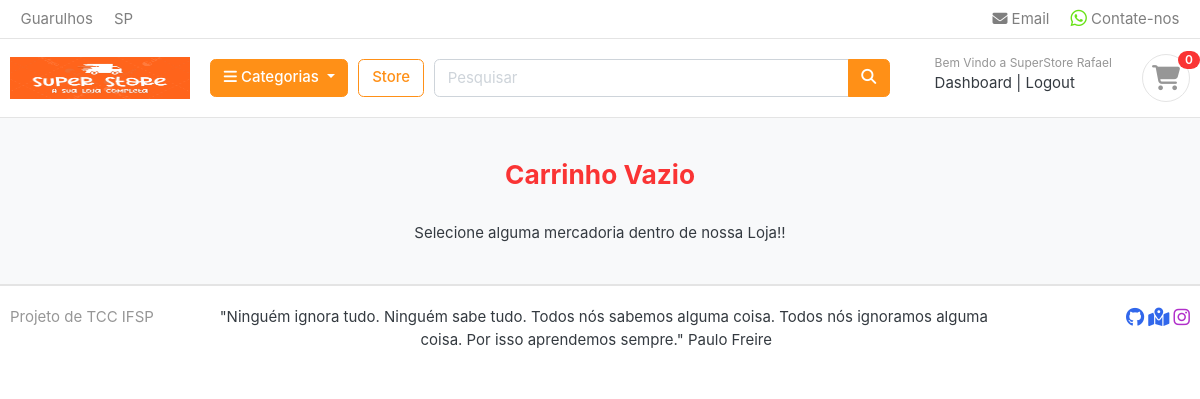
Before: /cart/ (signed in) with the older database file.
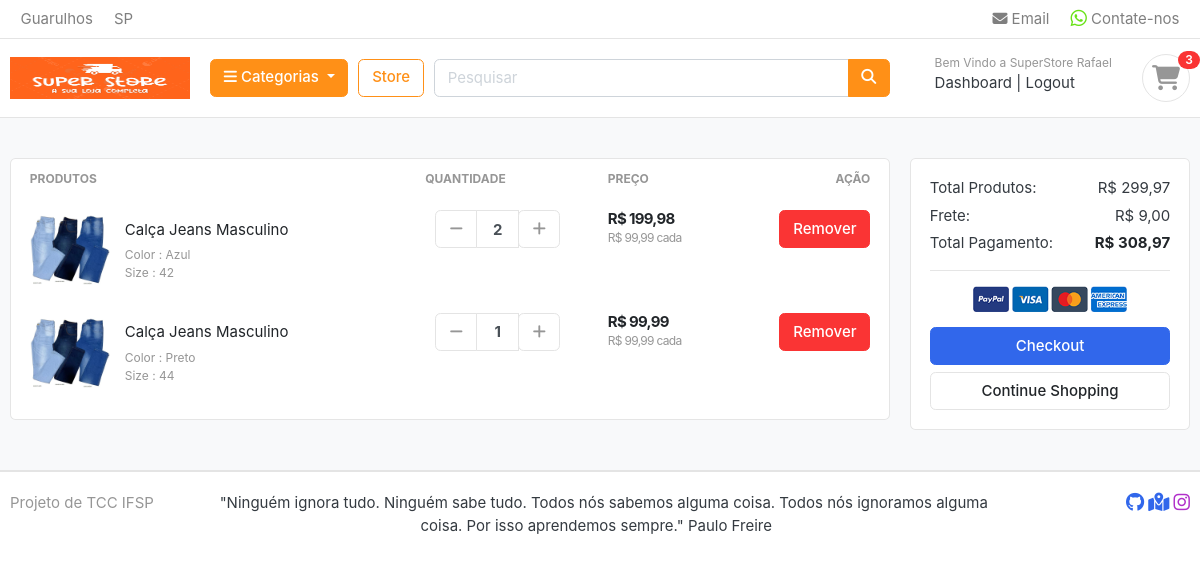
After: the same page with the newer database file.
### accounts/models.py (models this page shows, shortened)
class Account(AbstractBaseUser):
    primeiro_nome  = models.CharField(max_length=50)
    ultimo_nome = models.CharField(max_length=50)
    username = models.CharField(max_length=50, unique=True)
    email = models.EmailField(max_length=100, unique=True)
    telefone = models.CharField(max_length=20)
    data_de_entrada = models.DateTimeField(auto_now_add=True)
    ultimo_login = models.DateTimeField(auto_now_add=True)
    is_admin =  models.BooleanField(default=False)
    is_staff =  models.BooleanField(default=False)
    is_active = models.BooleanField(default=False)
    is_superadmin = models.BooleanField(default=False)
    USERNAME_FIELD = 'email'
    REQUIRED_FIELDS = ['username', 'primeiro_nome', 'ultimo_nome',]
    objects = MyAccountManager()

### carts/models.py (models this page shows, shortened)
class CartItem(models.Model):
    user = models.ForeignKey(Account, on_delete=models.CASCADE, null=True)
    produto = models.ForeignKey(Produto, on_delete=models.CASCADE)
    variations = models.ManyToManyField(Variation, blank=True)
    cart = models.ForeignKey(Cart, on_delete=models.CASCADE, null=True)
    quantidade = models.IntegerField()
    is_active = models.BooleanField(default=True)
    def sub_total(self):
        return self.produto.preco * self.quantidade

### store/models.py (models this page shows, shortened)
class Produto(models.Model):
    produto_nome = models.CharField(max_length=200, unique=True)
    slug = models.SlugField(max_length=200, unique=True)
    descricao = models.TextField(max_length=800, blank=True)
    preco = models.FloatField()
    foto = models.ImageField(upload_to='photos/produtos')
    estoque = models.IntegerField()
    avaliavel = models.BooleanField(default=True)
    categoria = models.ForeignKey(Categoria, on_delete=models.CASCADE)
    criado_date = models.DateTimeField(auto_now_add=True)
    modificado_date = models.DateTimeField(auto_now_add=True)
    class Meta:
        verbose_name = 'produto'
        verbose_name_plural  ='produtos'
    def get_url(self):
        return reverse('product_detail', args=[self.categoria.slug, self.slug])

class Variation(models.Model):
    produto = models.ForeignKey(Produto, on_delete=models.CASCADE)
    variation_categoria = models.CharField(max_length=100, choices=variation_categoria_choice)
    variation_valor = models.CharField(max_length=100)
    is_active = models.BooleanField(default=True)
    created_date = models.DateTimeField(auto_now=True)
    objects = VariationManager()

### carts/views.py (the view)
# urls.py: path('cart/', include('carts.urls')),
def cart(request, total=0, quantidade=0, cart_items=None):
    try:
        taxa = 0
        grand_total = 0
        if request.user.is_authenticated:
            cart_items = CartItem.objects.filter(user=request.user, is_active=True)
        else:
            cart = Cart.objects.get(cart_id=_cart_id(request))
            cart_items = CartItem.objects.filter(cart=cart, is_active=True)
        for cart_item in cart_items:
            quantidade += cart_item.quantidade
            total += cart_item.produto.preco * cart_item.quantidade
        if total < 500:
            taxa = (3 * total) / 100
        else:
            taxa = (2 * total) / 100
        grand_total = total + taxa
    except ObjectDoesNotExist:
        pass
    context = {
        "total": total,
        "quantidade": quantidade,
        "cart_items": cart_items,
        "taxa": taxa,
        "grand_total": grand_total,
    }
    return render(request, "store/cart.html", context)

### templates/store/cart.html (shortened to what this page needs)
{% extends 'base.html' %}
{% load static %}
{% block content %}
<section class="section-content padding-y bg">
    <div class="container">
        {% if not cart_items %}
        <h3 class="text-danger text-center"> Carrinho Vazio </h3>
        <br>
        <p class="text-lg-center"> Selecione alguma mercadoria dentro de nossa Loja!!</p>
        {% else %}
        <div class="row">
            <aside class="col-lg-9">
                <div class="card">
                    <table class="table table-borderless table-shopping-cart">
                        <thead class="text-muted">
                            <tr class="small text-uppercase">
                                <th scope="col">Produtos</th>
                                <th scope="col" width="120">Quantidade</th>
                                <th scope="col" width="120">Preço</th>
                                <th scope="col" class="text-right" width="180"> Ação </th>
                            </tr>
                        </thead>
                        <tbody>
                            {% for cart_item in cart_items %}
                            <tr>
                                <td>
                                    <figure class="itemside align-items-center">
                                        <div class="aside"><img src="{{ cart_item.produto.foto.url }}" class="img-sm">
                                        </div>
                                        <figcaption class="info">
                                            <a href="{{ cart_item.produto.get_url }}"
                                                class="title text-dark">{{ cart_item.produto.produto_nome }}</a>
                                            <p class="text-muted small">
                                                {% if cart_item.variations.all %}
                                                {% for item in cart_item.variations.all %}
                                                {{item.variation_categoria | capfirst}} :
                                                {{item.variation_valor | capfirst}} <br>
                                                {% endfor %}
                                                {% endif %}
                                            </p>
                                        </figcaption>
                                    </figure>
                                </td>
                                <td>
                                    <div class="col">
                                        <div class="input-group input-spinner">
                                            <div class="input-group-prepend">
                                                <a href="{% url 'remove_cart' cart_item.produto.id cart_item.id %}"
                                                    class="btn btn-light" type="button" id="button-plus"> <i
                                                        class="fa fa-minus"></i> </a>
                                            </div>
                                            <input type="text" class="form-control" value="{{ cart_item.quantidade }}">
                                            <div class="input-group-append">
                                                <form action="{% url 'add_cart' cart_item.produto.id %}" method="post">
                                                    <button class="btn btn-light" type="submit" id="button-minus"> <i
                                                            class="fa fa-plus"></i> </button>
                                                </form>
                                            </div>
                                        </div>
                                    </div>
                                </td>
                                <td>
                                    <div class="price-wrap">
                                        <var class="price">R$ {{ cart_item.sub_total|floatformat:2  }}</var>
                                        <small class="text-muted"> R$ {{ cart_item.produto.preco|floatformat:2  }}
                                            cada</small>
                                    </div>
                                </td>
                                <td class="text-right">
                                    <a href="{% url 'remove_cart_item' cart_item.produto.id  cart_item.id %}" onclick="return confirm('Deseja deletar este item?')" class="btn btn-danger">
                                        Remover</a>
                                </td>
                            </tr>
                            {% endfor %}
                        </tbody>
                    </table>
                </div>
            </aside>
            <aside class="col-lg-3">
                <div class="card">
                    <div class="card-body">
                        <dl class="dlist-align">
                            <dt>Total Produtos:</dt>
                            <dd class="text-right">R$ {{ total|floatformat:2  }}</dd>
                        </dl>
                        <dl class="dlist-align">
                            <dt>Frete:</dt>
                            <dd class="text-right"> R$ {{taxa|floatformat:2 }}</dd>
                        </dl>
                        <dl class="dlist-align">
                            <dt>Total Pagamento:</dt>
                            <dd class="text-right text-dark b"><strong>R$ {{ grand_total|floatformat:2  }}</strong></dd>
                        </dl>
                        <hr>
                        <p class="text-center mb-3">
                            <img src="{% static './images/misc/payments.png' %}" height="26">
                        </p>
                        <a href="{% url 'checkout' %}" class="btn btn-primary btn-block"> Checkout </a>
                        <a href="{% url 'store' %}" class="btn btn-light btn-block">Continue Shopping</a>
                    </div>
                </div>
            </aside>
        </div>
        {% endif %}
    </div>
</section>
{% endblock %}

### templates/base.html (shortened to what this page needs)
{% load static %}
<!DOCTYPE HTML>
<html lang="pt-br">
<head>
    <link href="{% static 'css/bootstrap.css' %}" rel="stylesheet" type="text/css" />
    <link href="{% static 'fonts/fontawesome/css/all.min.css' %}" type="text/css" rel="stylesheet">
    <link href="{% static 'css/ui.css' %}" rel="stylesheet" type="text/css" />
    <link href="{% static 'css/responsive.css' %}" rel="stylesheet" media="only screen and (max-width: 1200px)" />
</head>
<body>
    {% include 'includes/nav.html' %}
    {% block content %}{% endblock %}
    {% include 'includes/footer.html' %}

### templates/includes/nav.html (shortened to what this page needs)
{% load static %}
<header class="section-header">
    <nav class="navbar p-md-0 navbar-expand-sm navbar-light border-bottom">
        <div class="container">
            <div class="collapse navbar-collapse" id="navbarTop4">
                <ul class="navbar-nav mr-auto">
                    <li class="nav-item dropdown">
                        <a href="#" class="nav-link"> Guarulhos </a>
                    </li>
                    <li class="nav-item dropdown">
                        <a href="#" class="nav-link"> SP </a>
                    </li>
                </ul>
                <ul class="navbar-nav">
                    <li><a href="#" class="nav-link"> <i class="fa-solid fa-envelope"></i> Email </a></li>
                    <li><a href="https://api.whatsapp.com/send/?phone=5511965739330&text&type=phone_number&app_absent=0"
                            class="nav-link" target="_blank"> </i> Contate-nos </a></li>
                </ul>
            </div>
        </div>
    </nav>
    <section class="header-main border-bottom">
        <div class="container">
            <div class="row align-items-center">
                <div class="col-lg-2 col-md-3 col-6">
                    <a href="{% url 'home' %}" class="brand-wrap">
                        <img class="logo" src="{% static 'images/logo_oficial.png' %}" width="180">
                    </a>
                </div>
                <div class="col-lg col-sm col-md col-6 flex-grow-0">
                    <div class="category-wrap dropdown d-inline-block float-right">
                        <button type="button" class="btn btn-warning dropdown-toggle" data-toggle="dropdown"
                            aria-expanded="false">
                            <i class="fa fa-bars"></i> Categorias
                        </button>
                    </div>
                </div>
                <a href="{% url 'store' %}" class="btn btn-outline-warning">Store</a>
                <div class="col-lg  col-md-6 col-sm-12 col">
                    <form action="{% url 'search' %}" class="search" method="GET">
                        <div class="input-group w-100">
                            <input type="text" class="form-control" style="width:60%;" placeholder="Pesquisar"
                                name="keyword">
                            <div class="input-group-append">
                                <button class="btn btn-warning" type="submit">
                                    <i class="fa fa-search"></i>
                                </button>
                            </div>
                        </div>
                    </form>
                </div>
                <div class="col-lg-3 col-sm-6 col-8 order-2 order-lg-3">
                    <div class="d-flex justify-content-end mb-3 mb-lg-0">
                        {% if user.id is not None %}
                        <div class="widget-header">
                            <small class="title text-muted">Bem Vindo a SuperStore {{ user.primeiro_nome }}</small>
                            <div>
                                <a href="{% url 'dashboard' %}">Dashboard</a> <span class="dark-transp"> | </span>
                                <a href="{% url 'logout' %}"> Logout</a>
                            </div>
                        </div>
                        {% endif %}
                        <a href="{% url 'cart' %}" class="widget-header pl-3 ml-3">
                            <div class="icon icon-sm rounded-circle border"><i
                                    class="fa-solid fa-cart-shopping fa-beat fa-lg"></i>
                            </div>
                            <span class="badge badge-pill badge-danger notify">{{ cart_count }}</span>
                        </a>
                    </div>
                </div>
            </div>
        </div>
    </section>
</header>

### templates/includes/footer.html (shortened to what this page needs)
 {% load static %}
 <footer class="section-footer border-top">
     <div class="container">
         <section class="footer-bottom border-top row">
             <div class="col-md-2">
                 <p class="text-muted"> Projeto de TCC IFSP </p>
             </div>
             <div class="col-md-8 text-md-center">
                 <span class="px-2">"Ninguém ignora tudo. Ninguém sabe tudo. Todos nós sabemos alguma coisa. Todos nós
                     ignoramos alguma coisa. Por isso aprendemos sempre." Paulo Freire</span>
             </div>
             <div class="col-md-2 text-md-right text-muted">
                 <a href="https://github.com/RafaelMaldivas" target="_blank"></a>
                 <a href="https://www.google.com.br/maps/place/Instituto+Federal+de+Educa%C3%A7%C3%A3o,+Ci%C3%AAncia+e+Tecnologia+de+S%C3%A3o+Paulo+IFSP+Guarulhos/@-23.4382412,-46.5406014,15.85z/data=!4m6!3m5!1s0x94cef51fbe5f8681:0x1f8cf929993dc97!8m2!3d-23.4388276!4d-46.5373914!16s%2Fg%2F1tfmdck2?entry=ttu"
                     target="_blank"></a>
                 <a href="https://www.instagram.com/rafaelmaldivas/" target="_blank"></a>
             </div>
         </section>
     </div>
 </footer>

Changed rows visible on the page:
added CartItem: produto.foto (picture), produto.produto_nome "Calça Jeans Masculino", quantidade "2", sub_total "199,98", produto.preco "99,99"
now on this page (row unchanged): Variation: variation_categoria "Color", variation_valor "Azul", shown under "Calça Jeans Masculino"
now on this page (row unchanged): Variation: variation_categoria "Size", variation_valor "42", shown under "Calça Jeans Masculino"
added CartItem: produto.foto (picture), produto.produto_nome "Calça Jeans Masculino", quantidade "1", sub_total "99,99", produto.preco "99,99"
now on this page (row unchanged): Variation: variation_categoria "Color", variation_valor "Preto", shown under "Calça Jeans Masculino"
now on this page (row unchanged): Variation: variation_categoria "Size", variation_valor "44", shown under "Calça Jeans Masculino"
Other visible differences:
{{ cart_count }}: "0" → "3"
{{ total|floatformat:2 }}: (not shown) → "299,97"
{{ taxa|floatformat:2 }}: (not shown) → "9,00"
{{ grand_total|floatformat:2 }}: (not shown) → "308,97"
text no longer shown: "Carrinho Vazio Selecione alguma mercadoria dentro de nossa Loja!!"
text now shown: "PRODUTOS QUANTIDADE PREÇO AÇÃO Total Produtos: R$ Frete: R$ Total Pagamento: R$ Checkout Continue Shopping"
